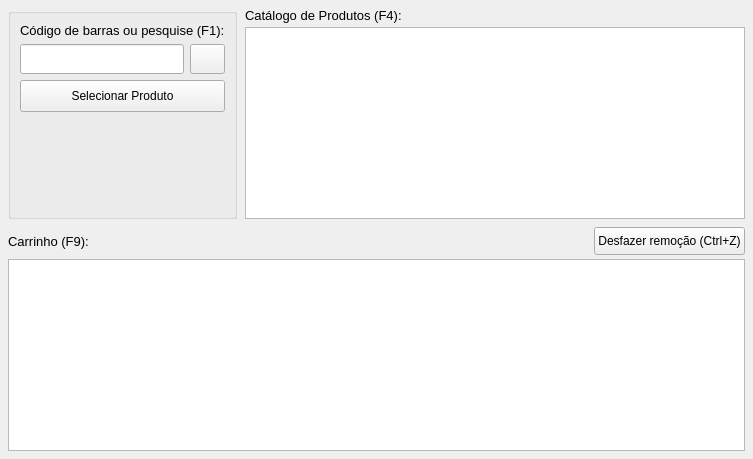
     <widget class="QWidget" name="page_Produtos">
      <layout class="QVBoxLayout" name="vl_p0">
       <property name="spacing">
        <number>8</number>
       </property>
       <property name="leftMargin">
        <number>8</number>
       </property>
       <property name="topMargin">
        <number>8</number>
       </property>
       <property name="rightMargin">
        <number>8</number>
       </property>
       <property name="bottomMargin">
        <number>8</number>
       </property>
       <item>
        <layout class="QHBoxLayout" name="hl_p0_top">
         <property name="spacing">
          <number>8</number>
         </property>
         <item>
          <widget class="QGroupBox" name="groupBox">
           <property name="maximumSize">
            <size>
             <width>320</width>
             <height>16777215</height>
            </size>
           </property>
           <layout class="QVBoxLayout">
            <item>
             <widget class="QLabel" name="label_2">
              <property name="styleSheet">
               <string notr="true">font: 700 9pt &quot;Segoe UI&quot;; font-size: 13px;</string>
              </property>
              <property name="text">
               <string>Código de barras ou pesquise (F1):</string>
              </property>
             </widget>
            </item>
            <item>
             <layout class="QHBoxLayout">
              <item>
               <widget class="CustomLineEdit" name="Ledit_Pesquisa">
                <property name="minimumSize">
                 <size>
                  <width>100</width>
                  <height>30</height>
                 </size>
                </property>
               </widget>
              </item>
              <item>
               <widget class="QPushButton" name="Btn_Pesquisa">
                <property name="minimumSize">
                 <size>
                  <width>30</width>
                  <height>30</height>
                 </size>
                </property>
                <property name="maximumSize">
                 <size>
                  <width>35</width>
                  <height>16777215</height>
                 </size>
                </property>
                <property name="text">
                 <string/>
                </property>
                <property name="icon">
                 <iconset resource="../Imagens/recursosImg.qrc">
                  <normaloff>:/QEstoqueLOja/edit-find.svg</normaloff>:/QEstoqueLOja/edit-find.svg</iconset>
                </property>
                <property name="autoDefault">
                 <bool>false</bool>
                </property>
               </widget>
              </item>
             </layout>
            </item>
            <item>
             <widget class="QPushButton" name="Btn_SelecionarProduto">
              <property name="minimumSize">
               <size>
                <width>60</width>
                <height>32</height>
               </size>
              </property>
              <property name="text">
               <string>Selecionar Produto</string>
              </property>
              <property name="icon">
               <iconset resource="../Imagens/recursosImg.qrc">
                <normaloff>:/QEstoqueLOja/dialog-ok-apply.svg</normaloff>:/QEstoqueLOja/dialog-ok-apply.svg</iconset>
              </property>
              <property name="iconSize">
               <size>
                <width>20</width>
                <height>20</height>
               </size>
              </property>
              <property name="autoDefault">
               <bool>false</bool>
              </property>
             </widget>
            </item>
            <item>
             <spacer>
              <property name="orientation">
               <enum>Qt::Orientation::Vertical</enum>
              </property>
              <property name="sizeHint" stdset="0">
               <size>
                <width>20</width>
                <height>40</height>
               </size>
              </property>
             </spacer>
            </item>
           </layout>
          </widget>
         </item>
         <item>
          <layout class="QVBoxLayout" name="vl_catalogue">
           <property name="spacing">
            <number>4</number>
           </property>
           <item>
            <widget class="QLabel" name="label_5">
             <property name="styleSheet">
              <string notr="true">font: 700 9pt &quot;Segoe UI&quot;; font-size: 13px;</string>
             </property>
             <property name="text">
              <string>Catálogo de Produtos (F4):</string>
             </property>
            </widget>
           </item>
           <item>
            <widget class="QTableView" name="Tview_Produtos">
             <property name="sizePolicy">
              <sizepolicy hsizetype="Expanding" vsizetype="Expanding">
               <horstretch>2</horstretch>
               <verstretch>2</verstretch>
              </sizepolicy>
             </property>
             <property name="minimumSize">
              <size>
               <width>500</width>
               <height>160</height>
              </size>
             </property>
             <property name="alternatingRowColors">
              <bool>true</bool>
             </property>
             <property name="selectionMode">
              <enum>QAbstractItemView::SelectionMode::SingleSelection</enum>
             </property>
             <property name="selectionBehavior">
              <enum>QAbstractItemView::SelectionBehavior::SelectRows</enum>
             </property>
             <attribute name="horizontalHeaderDefaultSectionSize">
              <number>50</number>
             </attribute>
             <attribute name="horizontalHeaderStretchLastSection">
              <bool>true</bool>
             </attribute>
             <attribute name="verticalHeaderVisible">
              <bool>false</bool>
             </attribute>
            </widget>
           </item>
          </layout>
         </item>
        </layout>
       </item>
       <item>
        <layout class="QVBoxLayout" name="vl_cart">
         <property name="spacing">
          <number>4</number>
         </property>
         <item>
          <layout class="QHBoxLayout" name="hl_cart_titulo">
           <item>
            <widget class="QLabel" name="label_4">
             <property name="styleSheet">
              <string notr="true">font: 700 9pt &quot;Segoe UI&quot;; font-size: 13px;</string>
             </property>
             <property name="text">
              <string>Carrinho (F9):</string>
             </property>
            </widget>
           </item>
           <item>
            <spacer>
             <property name="orientation">
              <enum>Qt::Orientation::Horizontal</enum>
             </property>
             <property name="sizeHint" stdset="0">
              <size>
               <width>40</width>
               <height>20</height>
              </size>
             </property>
            </spacer>
           </item>
           <item>
            <widget class="QPushButton" name="Btn_DesfazerRemocao">
             <property name="visible">
              <bool>false</bool>
             </property>
             <property name="minimumSize">
              <size>
               <width>0</width>
               <height>28</height>
              </size>
             </property>
             <property name="text">
              <string>Desfazer remoção (Ctrl+Z)</string>
             </property>
             <property name="autoDefault">
              <bool>false</bool>
             </property>
            </widget>
           </item>
          </layout>
         </item>
         <item>
          <widget class="QTableView" name="Tview_ProdutosSelecionados">
           <property name="minimumSize">
            <size>
             <width>600</width>
             <height>130</height>
            </size>
           </property>
           <property name="sizePolicy">
            <sizepolicy hsizetype="Expanding" vsizetype="Expanding">
             <horstretch>0</horstretch>
             <verstretch>3</verstretch>
            </sizepolicy>
           </property>
           <property name="contextMenuPolicy">
            <enum>Qt::ContextMenuPolicy::CustomContextMenu</enum>
           </property>
           <property name="editTriggers">
            <set>QAbstractItemView::EditTrigger::NoEditTriggers</set>
           </property>
           <property name="selectionMode">
            <enum>QAbstractItemView::SelectionMode::SingleSelection</enum>
           </property>
           <property name="selectionBehavior">
            <enum>QAbstractItemView::SelectionBehavior::SelectRows</enum>
           </property>
           <attribute name="horizontalHeaderDefaultSectionSize">
            <number>100</number>
           </attribute>
           <attribute name="horizontalHeaderStretchLastSection">
            <bool>true</bool>
           </attribute>
           <attribute name="verticalHeaderVisible">
            <bool>false</bool>
           </attribute>
          </widget>
         </item>
        </layout>
       </item>
      </layout>
     </widget>
